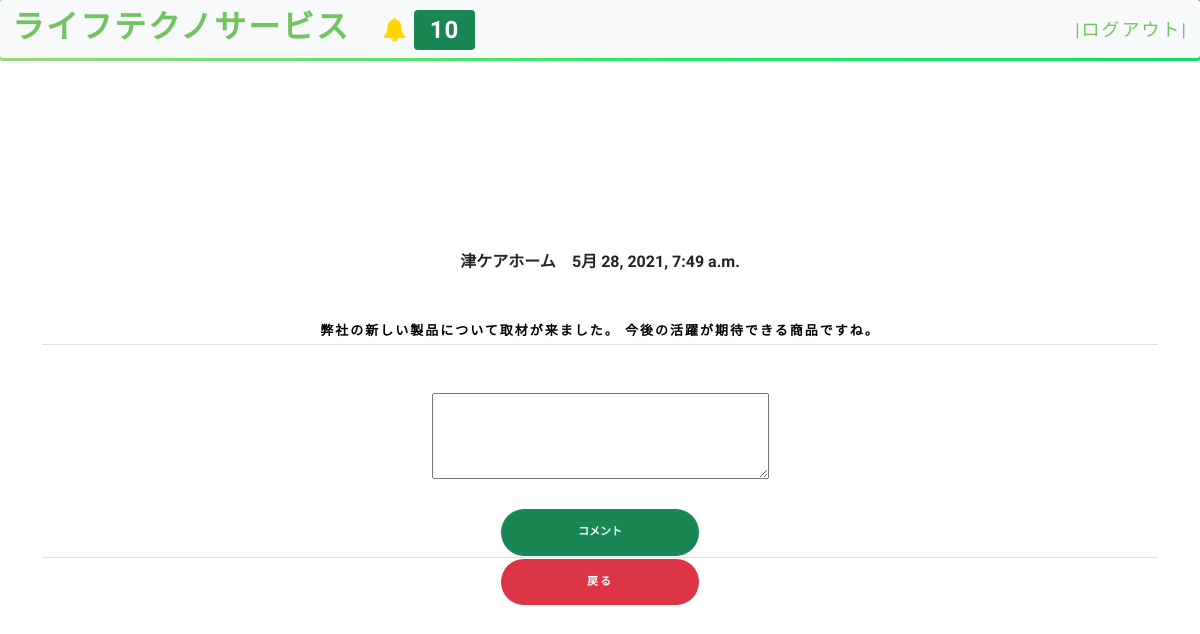
Screenshot of /post/4 (signed in) with the database file from the repository.
### home/models.py (models this page shows, shortened)
class Post(models.Model):
    body = models.TextField()
    date = models.DateTimeField(default=timezone.now)
    user = models.ForeignKey(User, on_delete=models.CASCADE)
    client = models.ForeignKey(Client, on_delete=models.CASCADE)
    image = models.ManyToManyField("Image", blank=True)

class Client(models.Model):
    user = models.OneToOneField(User,on_delete=models.CASCADE)
    facility = models.CharField(max_length=40)
    phone = models.CharField(max_length=40)

### home/views.py (the view, shortened to what this page needs)
# urls.py: path('post/<int:pk>', PostDetailView.as_view(), name='post_detail'),
class PostDetailView(View):
    def get(self, request, pk, *args, **kwargs):
        post = Post.objects.get(pk=pk)
        form = CommentForm()
        comments = Comment.objects.filter(post=post).order_by('-date')
        context = {
            'post': post,
            'form': form,
            'comments': comments,
        }
        return render(request, 'post_detail.html', context)

### home/forms.py
class CommentForm(forms.ModelForm):
    comment = forms.CharField(
        label='',
        widget=forms.Textarea(attrs={
            'rows':'3',
            }))
    class Meta:
        model = Comment
        fields=['comment']

### home/templatetags/custom_tags.py (called while the page is built)
@register.inclusion_tag('show_notifications.html', takes_context=True)
def show_notifications(context):
    request_user = context['request'].user
    notifications = Notification.objects.filter(to_user=request_user).exclude(user_has_seen=True).order_by('-date')
    return {'notifications': notifications}

### home/templates/post_detail.html (shortened to what this page needs)
{% extends 'base.html' %}
{% block content %}
<br><br><br><br><br><br><br><br>
    <div class="container text-center">
        <div class="col-12 border-bottom">
            <strong>{{ post.client.facility }}<strong>&emsp;{{ post.date }}</p>
            <h4>{{ post.body }}</h4>
        </div>
        {% if user.is_authenticated %}
        <div class="col-12 border-bottom mt-5">
            <form method="post">
                {{ form.as_p }}
                <button class="btn btn-success"style="width: 200px;">コメント</button>
            </form>
        </div>
        <a href="{% url 'post'%}" class="btn btn-danger" style="width: 200px;">戻る</a>
        {% endif %}
{% endblock content %}

### static/style.css (style rules this page uses)
body { background-color: #fff; font-family: "Kosugi Maru", sans-serif; }
h1, h2, h3, h4, h5, h6 { margin: 0; }
h4 { color: #000; font-size: 13px; font-weight: 700; letter-spacing: 2px; text-transform: uppercase; line-height: 2; }
a { letter-spacing: 2px; text-decoration: none; color: #71c55d; }
p { color: #505050; font-size: 14px; font-weight: 300; letter-spacing: 0.5px; line-height: 2; margin-bottom: 20px; }
.btn { border: 1px solid #fff; border-radius: 50px; color: #fff; font-size: 11px; font-weight: 600; padding: 15px 40px; text-transform: uppercase; transition: all 0.5s ease-in-out 0s; }

### rows the page displays
Post: client.facility "津ケアホーム", date "5月 28, 2021, 7:49 a.m.", body "弊社の新しい製品について取材が来ました。 今後の活躍が期待できる商品ですね。"

### other values shown
{{ notifications.count }} "10"
